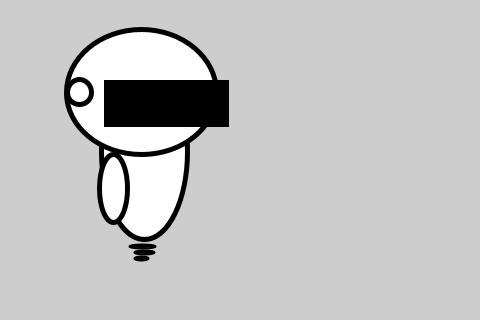
Frame 1 (no input)
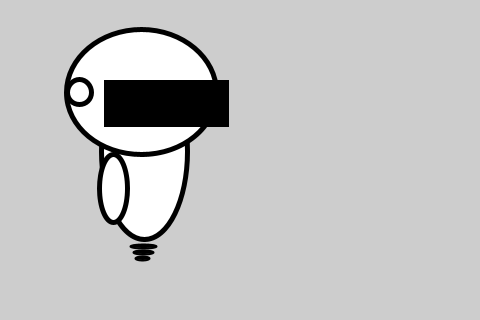
Frame 60 (the mouse pressed at the canvas centre just before this capture)
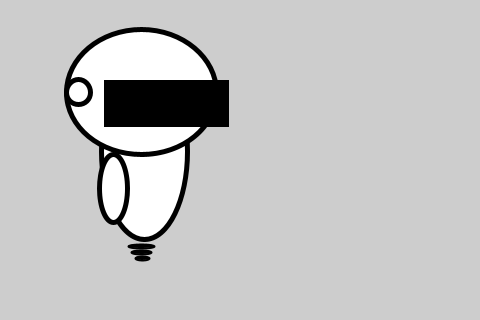
Frame 120 (the mouse held since frame 60 and released just before this capture)

The Processing sketch that drew these frames (run headless with seeded random() and noise(); from frame 60 on, the mouse is pressed at the canvas centre):

// Processing sketch: processing_5223
// ── processing_5223.pde

//Robot .SAB
// this robot follows the mouse 
// while the motor and ear phone buzzes
//
 int bodyX = 144;
 int bodyY = 151;
 int bodyWidth = 86;
 int bodyHeight = 176;


 
  void setup(){
       //Draw the display window 480 pixels wide and 320 pixels high
   size(480,320); 
       //smooth all edges
   smooth();
   frameRate(10);
 
  }
 
  //info for the rotating ear/headphone piece & the jett propellers
  float angle;
  float jitter;

 void draw()
 {
   
 //never changes - light grey
   background(205);
 
 //jitter funtions
  if(second()%2 == 0){
    jitter = (random(-0.1, 0.1));
    
 //keyPressed functions
  
    
  }
  angle = angle + jitter;
  ellipseMode(CENTER);
 
    //ellipse body
    fill(255);
    strokeWeight(5);
    ellipse(bodyX,bodyY,bodyWidth,bodyHeight);
 
 
      //head ellipse shape
    ellipse (bodyX - 3, bodyY - 59, bodyWidth + 64, bodyHeight - 51);
    fill(255);
    strokeWeight(5);
 
     // left ear/headphone
    fill(255);
    stroke(0);
    strokeWeight(5);
    float rx = random(-2,2);
    ellipse(bodyX - 65 + rx, bodyY - 59, bodyWidth - 62, bodyHeight - 151);


    

    // eyes/visor black
    fill(0);
    rect(bodyX - 38, bodyY-69, bodyWidth +34, bodyHeight - 134);
  
 
    //arm
    fill(255);
    strokeWeight(5);
    stroke(0);
    ellipse(bodyX - 31 , bodyY + 37, bodyWidth - 58, bodyHeight - 108);
 
    frameRate(40);
   
    //legs/propelled motion!
    fill(0);
    strokeWeight(2);
    float ry = random(-2,2);
    ellipse(bodyX -1 + ry ,bodyY +95 ,26,4);
    float rt = random(-2,2);
    ellipse(bodyX -1 + rt,bodyY +101 ,20,4);
    float rh = random(-2,2);
    ellipse(bodyX -1 +rh ,bodyY +107 ,14,4);
   
  }
 
  void mouseMoved() {
  
    bodyX = mouseX;
    bodyY = mouseY;
  
   
  }

   	
	

  
